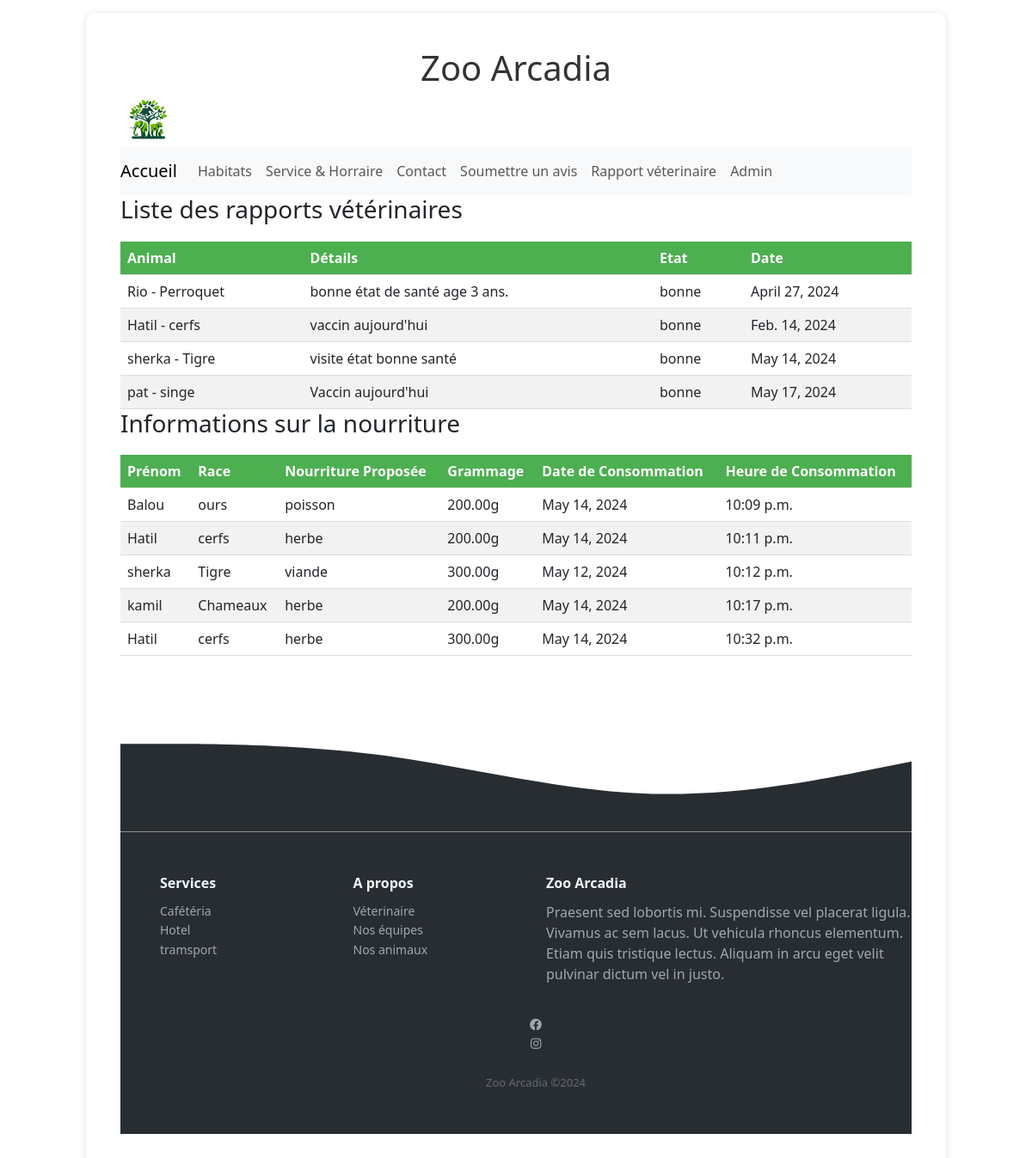
Page /rapport/ (signed in) on the committed database.
### liste/models.py (models this page shows, shortened)
class RapportVeterinaire(models.Model):
    date = models.DateField()
    detail = models.TextField()
    animal = models.ForeignKey(Animal, on_delete=models.CASCADE, related_name='rapports_veterinaires')

class Animal(models.Model):
    prenom = models.CharField(max_length=50)
    etat = models.CharField(max_length=50)
    habitat = models.ForeignKey(Habitat, related_name='animaux', on_delete=models.CASCADE)
    race = models.ForeignKey(Race, related_name='animaux', on_delete=models.SET_NULL, null=True, default=1)
    image = models.ImageField(upload_to='animals/', verbose_name=_("Image de l'animal"))
    clics = models.IntegerField(default=0)  # Champ pour les cliques sur l'animal
    def __str__(self):
        return f"{self.prenom} - {self.race}"

class Race(models.Model):
    label = models.CharField(max_length=50)
    def __str__(self):
        return self.label

class NourritureInfo(models.Model):
    animal = models.ForeignKey(Animal, on_delete=models.CASCADE, related_name='nourriture_infos')
    nourriture_proposee = models.CharField(max_length=255, verbose_name=_("Nourriture proposée"))
    grammage_nourriture = models.DecimalField(max_digits=5, decimal_places=2, default=0.0, verbose_name=_("Grammage de la nourriture"))
    date_consommation = models.DateField(verbose_name=_("Date de consommation"), default=timezone.now)
    heure_consommation = models.TimeField(verbose_name=_("Heure de consommation"), default=timezone.now)

### liste/views.py (the view)
# urls.py: path('rapport/', views.rapport, name='rapport'),  # protégé par @login_required
@login_required
def rapport(request):
    rapports = RapportVeterinaire.objects.all().prefetch_related('animal__nourriture_infos')
    nourritures = NourritureInfo.objects.all()
    return render(request, 'liste/rapport.html', {'rapports': rapports, 'nourritures': nourritures})

### liste/templates/liste/rapport.html (shortened to what this page needs)
{% load static %}
<html lang="fr">
  <head>
    <link
      rel="stylesheet"
      href="https://cdnjs.cloudflare.com/ajax/libs/font-awesome/5.15.3/css/all.min.css"
    />
    <link
      href="https://cdn.jsdelivr.net/npm/bootstrap@5.3.2/dist/css/bootstrap.min.css"
      rel="stylesheet"
    />
    <link
      rel="stylesheet"
      rel="stylesheet"
      href="{% static 'liste/style.css' %}"
    />
  </head>
  <body>
    <div class="main-content">
    <div class="h1-container">
      <h1>Zoo Arcadia</h1>
    </div>
      <header>
   <a class="navbar-brand" href="/">
    <img src="{% static 'liste/images/logo.png' %}" alt="Logo Zoo Arcadia" style="height: 60px;">
</a>
         <nav class="navbar navbar-expand-lg navbar-light bg-light">
          <a class="navbar-brand" href="/">Accueil</a>
          <div class="collapse navbar-collapse" id="navbarNav">
            <ul class="navbar-nav">
              <li class="nav-item active">
                <a class="nav-link" href="/habitat">Habitats <span class="sr-only">(current)</span></a>
              </li>
              <li class="nav-item">
                <a class="nav-link" href="/service">Service & Horraire </a>
              </li>
              <li class="nav-item">
                <a class="nav-link" href="/contact">Contact</a>
              </li>
            <li class="nav-item">
              <a class="nav-link" href="/submit_avis">Soumettre un avis</a>
            </li>
          <li class="nav-item">
            <a class="nav-link" href="/rapport">Rapport véterinaire</a>
          </li>
            <li class="nav-item">
              <a class="nav-link" href="/admin">Admin</a>
            </li>
            </ul>
          </div>
        </nav>
      </header>
      <main>
          <h3>Liste des rapports vétérinaires</h3>
          <table>
              <thead>
                  <tr>
                      <th>Animal</th>
                      <th>Détails</th>
                      <th>Etat</th>
                      <th>Date</th>
                  </tr>
              </thead>
              <tbody>
                  {% for rapport in rapports %}
                  <tr>
                    <td>{{ rapport.animal }}</td>
                    <td>{{ rapport.detail }}</td>
                    <td>{{ rapport.animal.etat }}</td>
                    <td>{{ rapport.date }}</td>
                  </tr>
                  {% empty %}
                  <tr>
                      <td colspan="3">Aucun rapport disponible</td>
                  </tr>
                  {% endfor %}
              </tbody>
          </table>
          <h3>Informations sur la nourriture</h3>
          <table>
              <thead>
                  <tr>
                      <th>Prénom</th>
                      <th>Race</th>
                      <th>Nourriture Proposée</th>
                      <th>Grammage</th>
                      <th>Date de Consommation</th>
                      <th>Heure de Consommation</th>
                  </tr>
              </thead>
              <tbody>
                  {% for nourriture in nourritures %}
                  <tr>
                      <td>{{ nourriture.animal.prenom }}</td>
                      <td>{{ nourriture.animal.race }}</td>
                      <td>{{ nourriture.nourriture_proposee }}</td>
                      <td>{{ nourriture.grammage_nourriture }}g</td>
                      <td>{{ nourriture.date_consommation }}</td>
                      <td>{{ nourriture.heure_consommation }}</td>
                  </tr>
                  {% empty %}
                  <tr>
                      <td colspan="7">Aucune donnée sur la nourriture disponible.</td>
                  </tr>
                  {% endfor %}
              </tbody>
          </table>
          <section>
            <div class="svg-image"><svg xmlns="http://www.w3.org/2000/svg" viewBox="0 0 1440 320">
              <path fill="#282d32" fill-opacity="1" d="M0,160L80,160C160,160,320,160,480,181.3C640,203,800,245,960,250.7C1120,256,1280,224,1360,208L1440,192L1440,320L1360,320C1280,320,1120,320,960,320C800,320,640,320,480,320C320,320,160,320,80,320L0,320Z"></path>
            </svg></div>
          </section>
      </main>
      <footer>
      <div class="footer-dark">
        <footer>
            <div class="container-media">
                <div class="row">
                    <div class="col-sm-6 col-md-3 item">
                        <h3>Services</h3>
                        <ul>
                            <li><a href="#"> Cafétéria </a></li>
                            <li><a href="#"> Hotel </a></li>
                            <li><a href="#"> tramsport </a></li>
                        </ul>
                    </div>
                    <div class="col-sm-6 col-md-3 item">
                        <h3>A propos</h3>
                        <ul>
                            <li><a href="#">Véterinaire</a></li>
                            <li><a href="#">Nos équipes</a></li>
                            <li><a href="#">Nos animaux</a></li>
                        </ul>
                    </div>
                    <div class="col-md-6 item text">
                        <h3>Zoo Arcadia</h3>
                        <p>Praesent sed lobortis mi. Suspendisse vel placerat ligula.
                           Vivamus ac sem lacus. Ut vehicula rhoncus elementum.
                           Etiam quis tristique lectus. Aliquam in arcu eget velit
                            pulvinar dictum vel in justo.</p>
                    </div>
                    <div>
                    <ul class="text-center">
                      <li>
                          <a class="facebook" href="https://www.facebook.com/votrepagefacebook" target="_blank">
                              <i class="fab fa-facebook" aria-hidden="true"></i>
                          </a>
                      </li>
                      <li>
                          <a class="instagram" href="https://www.instagram.com/votrepageinstagram" target="_blank">
                              <i class="fab fa-instagram" aria-hidden="true"></i>
                          </a>
                      </li>
                  </ul>
                <p class="copyright">Zoo Arcadia ©2024</p>
            </div>
        </footer>
    </div>
  </div>
  </body>
  </html>

### liste/static/liste/style.css (style rules this page uses)
.main-content { margin: 15px auto; width: 90%; max-width: 1000px; background-color: #ffffff; padding: 40px; border-radius: 10px; box-shadow: 0 0 10px rgba(12, 5, 5, 0.1); }
.h1-container { text-align: center; animation-name: titel; animation-duration: 2s; }
.container-media { margin-left:5%; }
.footer-dark { padding:50px 0; color:#f0f9ff; background-color:#282d32; }
.footer-dark h3 { margin-top:0; margin-bottom:12px; font-weight:bold; font-size:16px; }
.footer-dark ul { padding:0; list-style:none; line-height:1.6; font-size:14px; margin-bottom:0; }
.footer-dark ul a { color:inherit; text-decoration:none; opacity:0.6; }
.footer-dark .item.text { margin-bottom:36px; }
.footer-dark .item.text p { opacity:0.6; margin-bottom:0; }
.footer-dark .copyright { text-align:center; padding-top:24px; opacity:0.3; font-size:13px; margin-bottom:0; }
table { width: 100%; border-collapse: collapse; margin-top: 20px; }
th, td { padding: 8px; text-align: left; border-bottom: 1px solid #ddd; }
th { background-color: #4CAF50; color: white; }
img { width: 100px; height: auto; border-radius: 5px; }
thead th { position: sticky; top: 0; z-index: 10; }
tr:nth-child(even) { background-color: #f2f2f2; }
h1 { text-align: center; color: #333; }
.navbar-brand img { width: auto; height: 50px; }

### rows in the picture
RapportVeterinaire: animal "Rio - Perroquet", detail "bonne état de santé age 3 ans.", animal.etat "bonne", date "April 27, 2024"
RapportVeterinaire: animal "Hatil - cerfs", detail "vaccin aujourd'hui", animal.etat "bonne", date "Feb. 14, 2024"
RapportVeterinaire: animal "sherka - Tigre", detail "visite état bonne santé", animal.etat "bonne", date "May 14, 2024"
RapportVeterinaire: animal "pat - singe", detail "Vaccin aujourd'hui", animal.etat "bonne", date "May 17, 2024"
NourritureInfo: animal.prenom "Balou", animal.race "ours", nourriture_proposee "poisson", grammage_nourriture "200.00", date_consommation "May 14, 2024", heure_consommation "10:09 p.m."
NourritureInfo: animal.prenom "Hatil", animal.race "cerfs", nourriture_proposee "herbe", grammage_nourriture "200.00", date_consommation "May 14, 2024", heure_consommation "10:11 p.m."
NourritureInfo: animal.prenom "sherka", animal.race "Tigre", nourriture_proposee "viande", grammage_nourriture "300.00", date_consommation "May 12, 2024", heure_consommation "10:12 p.m."
NourritureInfo: animal.prenom "kamil", animal.race "Chameaux", nourriture_proposee "herbe", grammage_nourriture "200.00", date_consommation "May 14, 2024", heure_consommation "10:17 p.m."
NourritureInfo: animal.prenom "Hatil", animal.race "cerfs", nourriture_proposee "herbe", grammage_nourriture "300.00", date_consommation "May 14, 2024", heure_consommation "10:32 p.m."
